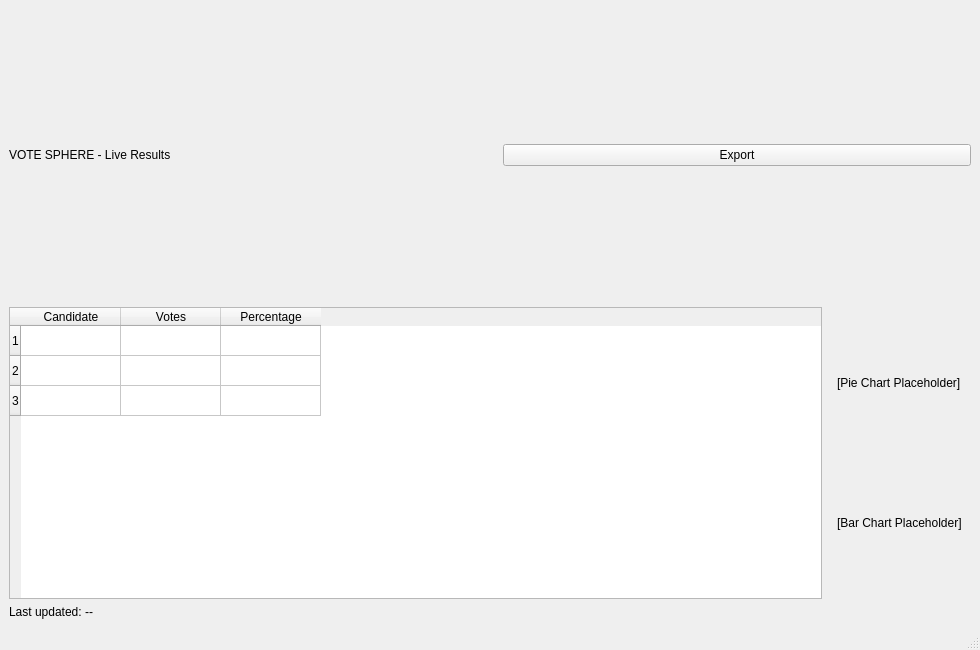
<?xml version='1.0' encoding='utf-8'?>
<ui version="4.0">
 <class>ResultsDashboard</class>
 <widget class="QMainWindow" name="ResultsDashboard">
  <property name="geometry"><rect><x>0</x><y>0</y><width>980</width><height>650</height></rect></property>
  <property name="windowTitle"><string>VoteSphere - Results Dashboard</string></property>
  <widget class="QWidget" name="centralwidget">
   <layout class="QVBoxLayout" name="vMain">
    <item>
     <layout class="QHBoxLayout" name="topRow">
      <item><widget class="QLabel" name="labelTitle"><property name="text"><string>VOTE SPHERE - Live Results</string></property></widget></item>
      <item><spacer name="topSpacer"><property name="sizeHint"><size><width>20</width><height>20</height></size></property></spacer></item>
      <item><widget class="QPushButton" name="btnExport"><property name="text"><string>Export</string></property></widget></item>
     </layout>
    </item>
    <item>
     <layout class="QHBoxLayout" name="resultsRow">
      <item>
       <widget class="QTableWidget" name="tableResults">
        <property name="columnCount"><number>3</number></property>
        <property name="rowCount"><number>3</number></property>
        <column><property name="text"><string>Candidate</string></property></column>
        <column><property name="text"><string>Votes</string></property></column>
        <column><property name="text"><string>Percentage</string></property></column>
       </widget>
      </item>
      <item>
       <widget class="QFrame" name="frameCharts">
        <layout class="QVBoxLayout" name="chartsLayout">
         <item><widget class="QLabel" name="labelPie"><property name="text"><string>[Pie Chart Placeholder]</string></property></widget></item>
         <item><widget class="QLabel" name="labelBar"><property name="text"><string>[Bar Chart Placeholder]</string></property></widget></item>
        </layout>
       </widget>
      </item>
     </layout>
    </item>
    <item><widget class="QLabel" name="labelUpdated"><property name="text"><string>Last updated: --</string></property></widget></item>
   </layout>
  </widget>
  <widget class="QMenuBar" name="menubar" /><widget class="QStatusBar" name="statusbar" />
 </widget>
 <resources />
 <connections />
</ui>
